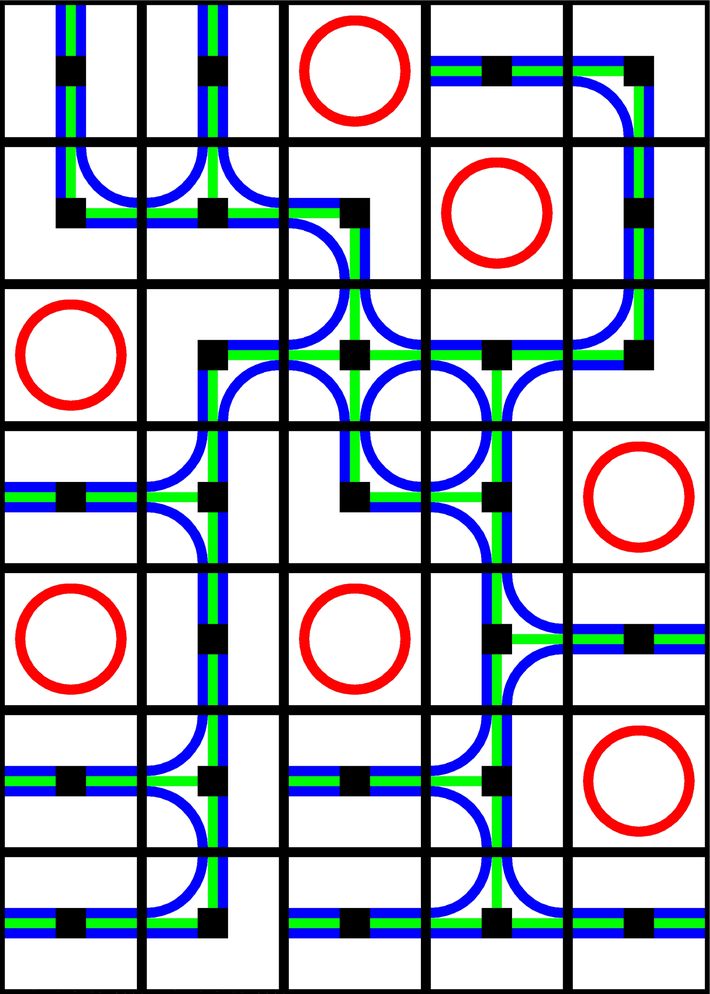
#> input picture ciudad.png, 710 x 994 px, shrunk from 2048 x 2867 before the run
$ python codificar_mapa.py ciudad.png
#> lines starting #> are read from the running program, lines starting #| are printed output that depends on the picture
"""
codificar_mapa.py
=================
Codifica un mapa-imagen (cuadrícula de celdas) al formato numérico de dos dígitos.

Tabla de IDs:
  00 - Edificio (círculo rojo)
  01 - Calle izquierda-derecha
  02 - Calle arriba-abajo
  03 - Calle arriba-derecha
  04 - Calle derecha-abajo
  05 - Calle abajo-izquierda
  06 - Calle izquierda-arriba
  07 - Calle izquierda-arriba-derecha
  08 - Calle arriba-derecha-abajo
  09 - Calle derecha-abajo-izquierda
  10 - Calle abajo-izquierda-arriba
  11 - Calle arriba-derecha-abajo-izquierda (cruce completo)

Uso:
  python codificar_mapa.py imagen.png --filas 7 --columnas 5
  python codificar_mapa.py imagen.png --filas 7 --columnas 5 --debug
"""

import argparse
import sys
from pathlib import Path

import numpy as np
from PIL import Image


# ─────────────────────────────────────────────
# Colores de referencia (RGB)
# ─────────────────────────────────────────────
COLOR_RED   = np.array([255,   0,   0])   # círculo edificio
COLOR_GREEN = np.array([  0, 200,   0])   # línea central verde
COLOR_BLUE  = np.array([  0,   0, 255])   # línea exterior azul
COLOR_BLACK = np.array([  0,   0,   0])   # intersección negra

THRESH = 80   # tolerancia de color (distancia euclídea)


def color_distance(pixel: np.ndarray, ref: np.ndarray) -> float:
    return float(np.linalg.norm(pixel.astype(float) - ref.astype(float)))


def pixel_is(pixel: np.ndarray, ref: np.ndarray) -> bool:
    return color_distance(pixel, ref) < THRESH


# ─────────────────────────────────────────────
# Análisis de una celda
# ─────────────────────────────────────────────

def analyze_cell(cell: np.ndarray) -> int:
    h, w, _ = cell.shape

    # ── 1. Edificio ──────────────────────────────────────────
    red_pixels = np.sum(
        np.linalg.norm(cell.astype(float) - COLOR_RED, axis=2) < THRESH
    )
    if red_pixels > (h * w * 0.05):          # >5 % de la celda es rojo
        return 0

    # ── 2. Detección de conexiones ───────────────────────────
    band = max(4, h // 8)   # ancho de la franja de borde

    def has_road(region: np.ndarray) -> bool:
        blue  = np.sum(np.linalg.norm(region.astype(float) - COLOR_BLUE,  axis=2) < THRESH)
        green = np.sum(np.linalg.norm(region.astype(float) - COLOR_GREEN, axis=2) < THRESH)
        return (blue + green) > 5

    top    = cell[:band,      w//3:2*w//3, :]
    bottom = cell[-band:,     w//3:2*w//3, :]
    left   = cell[h//3:2*h//3, :band,      :]
    right  = cell[h//3:2*h//3, -band:,     :]

    T = has_road(top)
    B = has_road(bottom)
    L = has_road(left)
    R = has_road(right)

    # ── 3. Mapeo de conexiones → ID ──────────────────────────
    #   Notación: T=arriba, B=abajo, L=izquierda, R=derecha
    mapping = {
        (False, False, True,  True ): 1,   # L-R
        (True,  True,  False, False): 2,   # T-B  (arriba-abajo)
        (True,  False, False, True ): 3,   # T-R  (arriba-derecha)
        (False, True,  False, True ): 4,   # R-B  (derecha-abajo)
        (False, True,  True,  False): 5,   # B-L  (abajo-izquierda)
        (True,  False, True,  False): 6,   # T-L  (izquierda-arriba)
        (True,  False, True,  True ): 7,   # L-T-R (izquierda-arriba-derecha)
        (True,  True,  False, True ): 8,   # T-R-B (arriba-derecha-abajo)
        (False, True,  True,  True ): 9,   # R-B-L (derecha-abajo-izquierda)
        (True,  True,  True,  False): 10,  # B-L-T (abajo-izquierda-arriba)
        (True,  True,  True,  True ): 11,  # cruce completo
    }

    key = (T, B, L, R)
    if key in mapping:
        return mapping[key]

    # Fallback: si no coincide exactamente, buscar el más parecido
    # contando conexiones activas
    active = sum([T, B, L, R])
    if active == 0:
        return 0   # sin calle → edificio vacío
    # Devolver edificio si no se reconoce
    return 0


# ─────────────────────────────────────────────
# Función principal
# ─────────────────────────────────────────────

def encode_map(image_path: str, rows: int, cols: int, debug: bool = False) -> str:
#> called with image_path = 'ciudad.png', rows = 7, cols = 5, debug = False
    img = Image.open(image_path).convert("RGB")
#> img is the input picture: PIL image 710x994 RGB; mean R, G, B 176.1, 179.9, 190.9
    arr = np.array(img)

    H, W, _ = arr.shape
#> H = 994; W = 710
    cell_h = H // rows
#> cell_h = 142
    cell_w = W // cols
#> cell_w = 142

    code_pairs = []

    for r in range(rows):
        for c in range(cols):
            y0 = r * cell_h
            y1 = y0 + cell_h
            x0 = c * cell_w
            x1 = x0 + cell_w

            cell = arr[y0:y1, x0:x1, :]
            tile_id = analyze_cell(cell)
            code_pairs.append(f"{tile_id:02d}")

            if debug:
                print(f"  Celda ({r},{c}): id={tile_id:02d}")
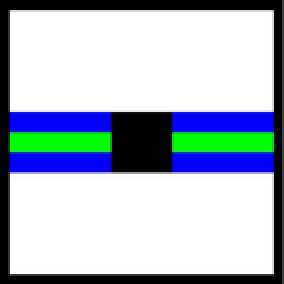
#> cell: shape (142, 142, 3) (shown 2 times larger); mean R, G, B 170.6, 183, 196.3
#> after the loop, code_pairs = 35 items, first 6: '02', '02', '00', '01', '05', '03'

    encoded = "".join(code_pairs)
    return encoded


# ─────────────────────────────────────────────
# CLI
# ─────────────────────────────────────────────

def main():
    parser = argparse.ArgumentParser(
        description="Codifica un mapa-imagen a cadena numérica."
    )
    parser.add_argument("imagen", help="Ruta a la imagen del mapa (PNG, WEBP…)")
    parser.add_argument("--filas",    type=int, default=7,  help="Número de filas (default: 7)")
    parser.add_argument("--columnas", type=int, default=5,  help="Número de columnas (default: 5)")
    parser.add_argument("--debug",    action="store_true",  help="Muestra el ID de cada celda")
    args = parser.parse_args()

    path = Path(args.imagen)
    if not path.exists():
        print(f"Error: no se encontró el archivo '{path}'", file=sys.stderr)
        sys.exit(1)

    print(f"Procesando '{path}' ({args.filas}×{args.columnas})…")
    result = encode_map(str(path), args.filas, args.columnas, debug=args.debug)

    print(f"\nCódigo del mapa:\n{result}")
#| Código del mapa:
#| 0202000105030705000200041109060110031000000200080101100110000106010701
    print(f"\nTotal de celdas: {len(result)//2}  ({args.filas}×{args.columnas}={args.filas*args.columnas})")
#| Total de celdas: 35  (7×5=35)

    # Mostrar cuadrícula legible
    print("\nCuadrícula:")
    for r in range(args.filas):
        fila = " ".join(result[i*2:(i*2)+2] for i in range(r*args.columnas, (r+1)*args.columnas))
        print(f"  Fila {r+1}: {fila}")
#> this loop made 7 passes
#|   Fila 1: 02 02 00 01 05
#|   Fila 2: 03 07 05 00 02
#|   Fila 3: 00 04 11 09 06
#|   Fila 4: 01 10 03 10 00
#|   Fila 5: 00 02 00 08 01
#|   Fila 6: 01 10 01 10 00
#|   Fila 7: 01 06 01 07 01


if __name__ == "__main__":
    main()
